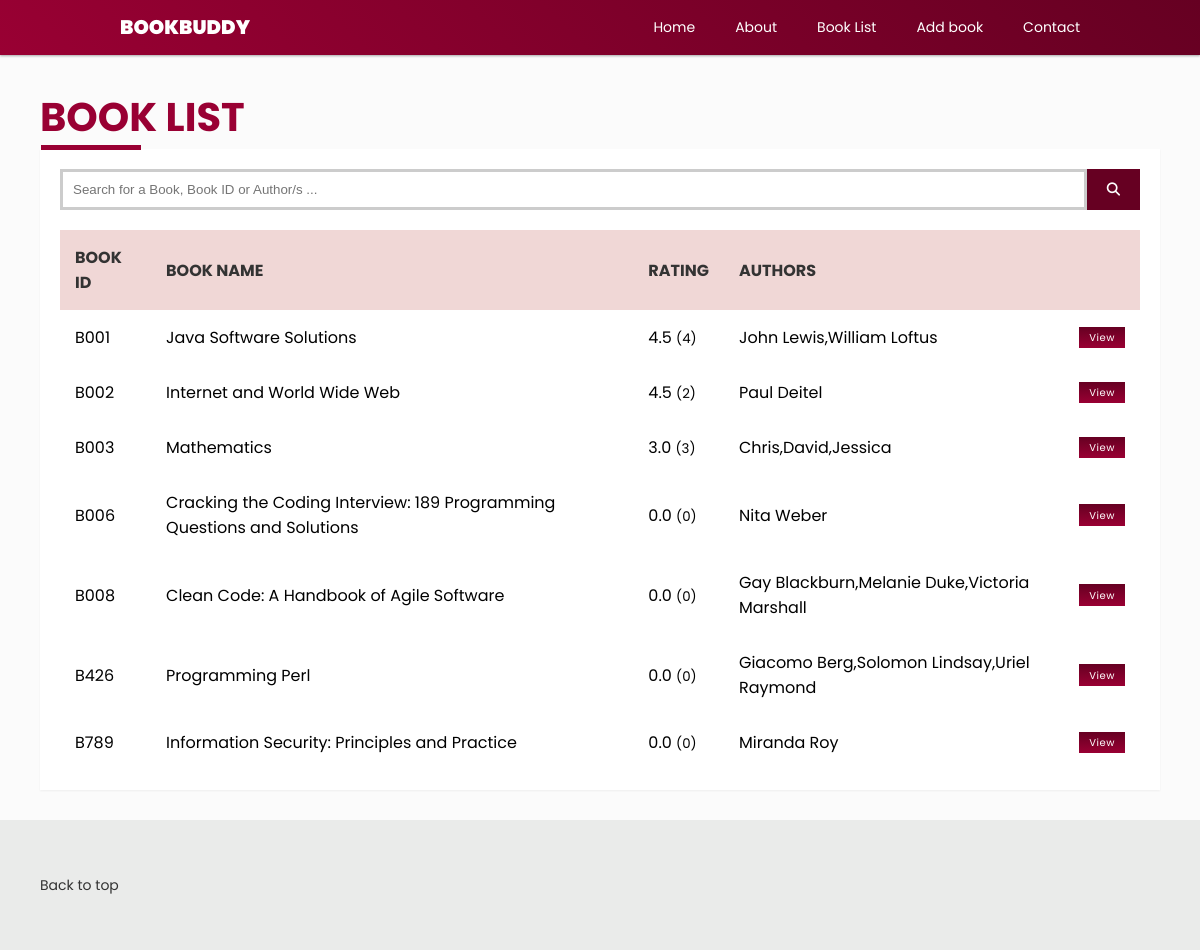
/booklist.php, run on the app's committed database.
### tables this page shows
CREATE TABLE `book` (
  `bookId` varchar(10) NOT NULL,
  `title` varchar(100) NOT NULL
);

### booklist.php (the view, shortened to what this page needs)
<?php include 'navbar.php'; ?>
<?php
require_once("dbConnection.php");
$sql = "SELECT
            b.bookId,
            b.title AS book_title,
            AVG(r.rating) AS average_rating,
            COUNT(r.rating) AS rating_count,
            GROUP_CONCAT(DISTINCT a.authorName ORDER BY a.authorName) AS authors
        FROM
            book b
        LEFT JOIN
            authorship ash ON b.bookId = ash.bookId
        LEFT JOIN
            author a ON ash.authorId = a.authorId
        LEFT JOIN
            report r ON b.bookId = r.bookId
        GROUP BY
            b.bookId, b.title";
$result = mysqli_query($mysqli, $sql);
?>
<div class="container">
    <h1 class="page-header">BOOK LIST</h1>
    <section class="book-container">
        <form id="searchForm">
            <input type="text" id="searchQuery" required placeholder="Search for a Book, Book ID or Author/s ...">
            <button type="submit"><i class="fa-solid fa-magnifying-glass"></i></button>
        </form>
        <div style="overflow-x: auto; overflow-y: hidden;">
            <table>
                <thead>
                    <tr>
                        <th>Book ID</th>
                        <th>Book Name</th>
                        <th>Rating</th>
                        <th>Authors</th>
                        <th></th>
                    </tr>
                </thead>
                <tbody id="bookTable">
                    <?php
                    while ($row = mysqli_fetch_assoc($result)) {
                        echo "<tr>";
                        echo "<td>" . $row['bookId'] . "</td>";
                        echo "<td>" . $row['book_title'] . "</td>";
                        echo "<td>" . number_format($row['average_rating'], 1) . " <small>(" . $row['rating_count']   . ")</small>"  . "</td>";
                        echo "<td>" . $row['authors'] . "</td>";
                        echo "<td><a href=\"bookview.php?bookId=" . $row['bookId'] . "\">View</a></td>";
                        echo "</tr>";
                    }
                    ?>
                </tbody>
            </table>
        </div>
    </section>
</div>
<?php include 'footer.php'; ?>

### assets/css/style1.css (style rules this page uses)
.container { width: 100%; padding-right: 15px; padding-left: 15px; margin-right: auto; margin-left: auto; margin-top: 30px; margin-bottom: 30px; }
@media (min-width: 576px) { .container { max-width: 550px; } }
@media (min-width: 768px) { .container { max-width: 730px; } }
@media (min-width: 992px) { .container { max-width: 970px; } }
@media (min-width: 1200px) { .container { max-width: 1150px; } }
body { position: relative; overflow-x: hidden; scroll-behavior: smooth; width: 100%; height: 100%; min-height: 100vh; -webkit-font-smoothing: antialiased; text-rendering: optimizeLegibility; -webkit-text-size-adjust: 100%; color: #333333; font-family: "Poppins", sans-serif; font-weight: 400; font-size: 14px; line-height: 1.6; display: flex; flex-direction: column; margin: 0; background: rgba(248, 248, 248, 0.568627451); }
a { color: unset; text-decoration: none; }
.page-header { font-size: 40px; color: #903; position: relative; margin: 0; }
.page-header::before { content: ""; position: absolute; background-color: #903; width: 100px; height: 5px; bottom: -1px; left: 1px; animation: w70 1s ease forwards; }
.book-container { padding: 0px 20px; width: 100%; background: #fff; padding: 20px 20px; box-shadow: 0 1px 3px rgba(0, 0, 0, 0.02), 0 1px 2px rgba(0, 0, 0, 0.04); }
.book-container table { width: 100%; border-collapse: collapse; overflow: scroll; }
.book-container table thead th { text-align: left; background-color: #f0d7d6; padding: 15px; text-transform: uppercase; }
.book-container table tbody tr td { position: relative; padding: 15px; color: #000; }
.book-container table tbody tr td a { color: #fff; padding: 3.5px 10px 2px 10px; border-radius: 0; font-size: 10px; letter-spacing: 0.5px; background: transparent; cursor: pointer; transition: all 0.3s ease; position: relative; display: inline-block; outline: none; background: #903; background: linear-gradient(0deg, #903 0%, #660022 100%); border: none; }
#searchForm { margin-bottom: 20px; width: 100%; display: flex; }
#searchForm input { padding: 10px; width: 100%; min-width: 300px; border: 3px solid #ccc; border-radius: 0; }
#searchForm button { padding: 10px 20px; background-color: #660022; color: white; border: none; border-radius: 0; cursor: pointer; }

### data on the page
book: bookId "B001", title "Java Software Solutions", average_rating "4.5", rating_count "4", authors "John Lewis,William Loftus"
book: bookId "B002", title "Internet and World Wide Web", average_rating "4.5", rating_count "2", authors "Paul Deitel"
book: bookId "B003", title "Mathematics", average_rating "3.0", rating_count "3", authors "Chris,David,Jessica"
book: bookId "B006", title "Cracking the Coding Interview: 189 Programming Questions and Solutions", average_rating "0.0", rating_count "0", authors "Nita Weber"
book: bookId "B008", title "Clean Code: A Handbook of Agile Software", average_rating "0.0", rating_count "0", authors "Gay Blackburn,Melanie Duke,Victoria Marshall"
book: bookId "B426", title "Programming Perl", average_rating "0.0", rating_count "0", authors "Giacomo Berg,Solomon Lindsay,Uriel Raymond"
book: bookId "B789", title "Information Security: Principles and Practice", average_rating "0.0", rating_count "0", authors "Miranda Roy"
